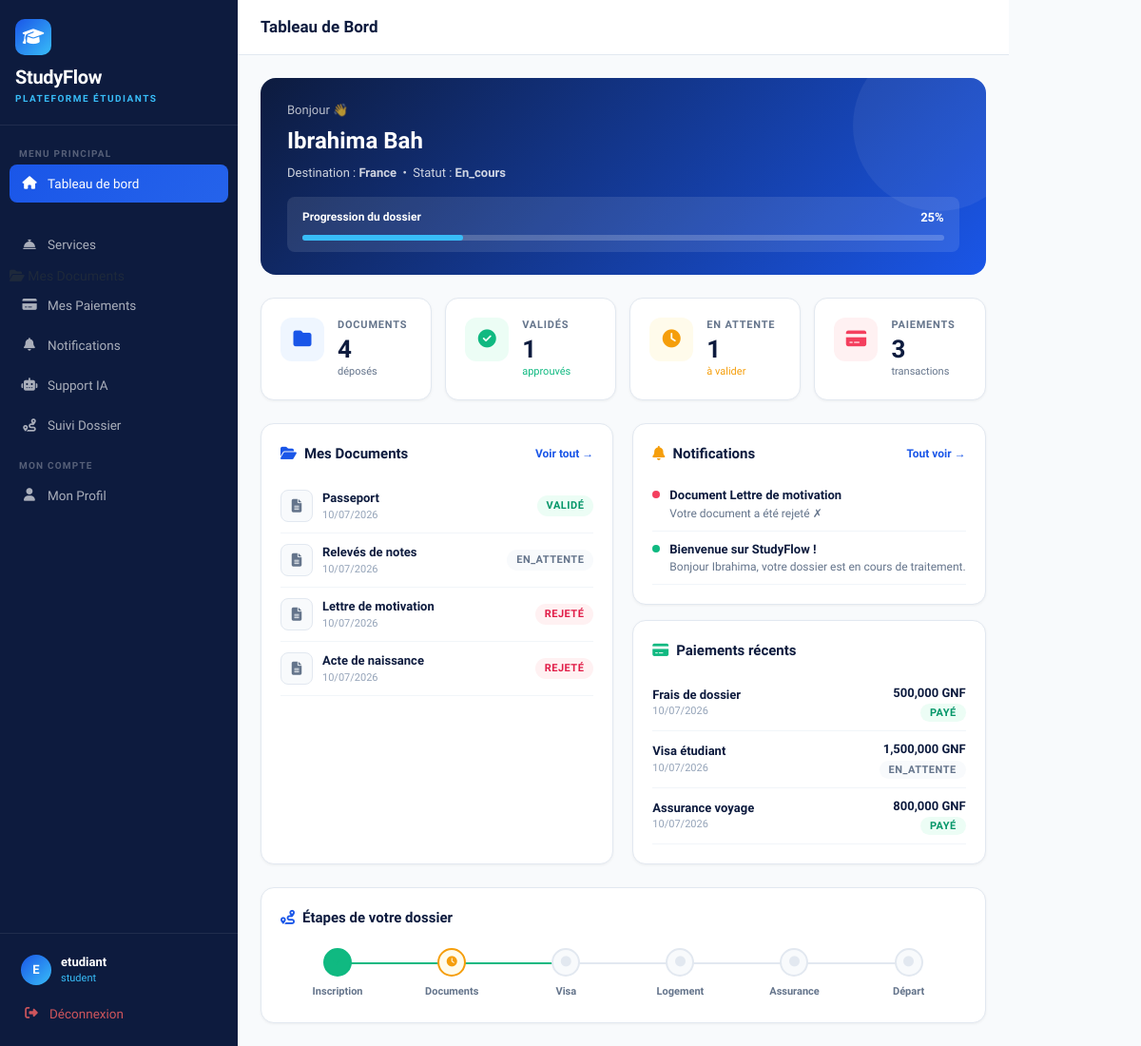
The app's page /auth/dashboard (signed in) with its own data.
### models/user.py (models this page shows, shortened)
class User(UserMixin, db.Model):
    __tablename__ = 'users'
    id = db.Column(db.Integer, primary_key=True)
    email = db.Column(db.String(120), unique=True, nullable=False)
    password_hash = db.Column(db.String(256))
    role = db.Column(db.String(20), default='student')
    is_active = db.Column(db.Boolean, default=True)
    reset_token = db.Column(db.String(100), nullable=True)
    reset_token_expiry = db.Column(db.DateTime, nullable=True)
    created_at = db.Column(db.DateTime, default=datetime.utcnow)
    student_profile = db.relationship('StudentProfile', backref='user', uselist=False, foreign_keys='StudentProfile.user_id')

class StudentProfile(db.Model):
    __tablename__ = 'student_profiles'
    id = db.Column(db.Integer, primary_key=True)
    user_id = db.Column(db.Integer, db.ForeignKey('users.id'), nullable=False)
    assigned_agent_id = db.Column(db.Integer, db.ForeignKey('users.id'), nullable=True)
    first_name = db.Column(db.String(80))
    last_name = db.Column(db.String(80))
    phone = db.Column(db.String(20))
    nationality = db.Column(db.String(50))
    passport_number = db.Column(db.String(30))
    destination_country = db.Column(db.String(50))
    program = db.Column(db.String(200))
    program_level = db.Column(db.String(20), default='Licence')  # Licence, Master
    university = db.Column(db.String(200))
    status = db.Column(db.String(30), default='nouveau')
    created_at = db.Column(db.DateTime, default=datetime.utcnow)
    documents = db.relationship('Document', backref='student', lazy=True)
    assigned_agent = db.relationship('User', foreign_keys=[assigned_agent_id])
    payments = db.relationship('Payment', backref='student', lazy=True)
    @property
    def full_name(self):
        return f"{self.first_name or ''} {self.last_name or ''}".strip()

class Document(db.Model):
    __tablename__ = 'documents'
    id = db.Column(db.Integer, primary_key=True)
    student_id = db.Column(db.Integer, db.ForeignKey('student_profiles.id'), nullable=False)
    name = db.Column(db.String(200))
    doc_type = db.Column(db.String(50))
    file_url = db.Column(db.String(300))
    file_name = db.Column(db.String(200))
    file_size = db.Column(db.Integer)
    status = db.Column(db.String(20), default='en_attente')
    rejection_reason = db.Column(db.Text)
    uploaded_at = db.Column(db.DateTime, default=datetime.utcnow)

class Notification(db.Model):
    __tablename__ = 'notifications'
    id = db.Column(db.Integer, primary_key=True)
    user_id = db.Column(db.Integer, db.ForeignKey('users.id'), nullable=False)
    title = db.Column(db.String(200))
    content = db.Column(db.Text)
    type = db.Column(db.String(30))
    is_read = db.Column(db.Boolean, default=False)
    created_at = db.Column(db.DateTime, default=datetime.utcnow)

class Payment(db.Model):
    __tablename__ = 'payments'
    id = db.Column(db.Integer, primary_key=True)
    student_id = db.Column(db.Integer, db.ForeignKey('student_profiles.id'), nullable=False)
    amount = db.Column(db.Float)
    currency = db.Column(db.String(10), default='GNF')
    service = db.Column(db.String(100))
    status = db.Column(db.String(20), default='en_attente')
    payment_method = db.Column(db.String(50))
    created_at = db.Column(db.DateTime, default=datetime.utcnow)

### routes/auth.py (the view)
@auth_bp.route('/dashboard')
@login_required
def dashboard():
    if current_user.role == 'admin':
        return redirect(url_for('admin.dashboard'))
    profile = get_profile()
    notifs = Notification.query.filter_by(
        user_id=current_user.id
    ).order_by(Notification.created_at.desc()).limit(5).all()
    return render_template('auth/dashboard.html', profile=profile, notifs=notifs)

### templates/auth/dashboard.html (shortened to what this page needs)
{% extends "base.html" %}
{% block sidebar_nav %}
<div class="nav-label">Menu Principal</div>
<a href="{{ url_for('auth.dashboard') }}" class="sidebar-link active">
  <i class="fas fa-home"></i> Tableau de bord
</a>
<a href="{{ url_for('auth.documents') }}" class="sidebar-link">
<a href="{{ url_for('auth.services') }}" class="sidebar-link"><i class="fas fa-concierge-bell"></i> Services</a>
  <i class="fas fa-folder-open"></i> Mes Documents
</a>
<a href="{{ url_for('auth.payments') }}" class="sidebar-link">
  <i class="fas fa-credit-card"></i> Mes Paiements
</a>
<a href="{{ url_for('auth.notifications') }}" class="sidebar-link">
  <i class="fas fa-bell"></i> Notifications
</a>
<a href="{{ url_for('auth.chat') }}" class="sidebar-link">
  <i class="fas fa-robot"></i> Support IA
</a>
<a href="{{ url_for('auth.suivi') }}" class="sidebar-link">
  <i class="fas fa-route"></i> Suivi Dossier
</a>
<div class="nav-label">Mon Compte</div>
<a href="{{ url_for('auth.profile') }}" class="sidebar-link">
  <i class="fas fa-user"></i> Mon Profil
</a>
{% endblock %}
{% block page_title %}Tableau de Bord{% endblock %}
{% block content %}
<div style="background:linear-gradient(135deg,#0D1B3E,#1A56E8);border-radius:16px;padding:24px 28px;color:#fff;margin-bottom:24px;position:relative;overflow:hidden;">
  <div style="position:absolute;top:-40px;right:-40px;width:180px;height:180px;border-radius:50%;background:rgba(255,255,255,.06);"></div>
  <div style="position:relative;z-index:1;">
    <div style="font-size:13px;opacity:.7;margin-bottom:4px;">Bonjour 👋</div>
    <div style="font-size:24px;font-weight:800;margin-bottom:6px;">
      {% if profile %}{{ profile.full_name }}{% else %}Étudiant{% endif %}
    </div>
    <div style="font-size:13px;opacity:.8;margin-bottom:16px;">
      {% if profile %}
        Destination : <b>{{ profile.destination_country or 'Non définie' }}</b> &nbsp;•&nbsp;
        Statut : <b>{{ profile.status | capitalize }}</b>
      {% endif %}
    </div>
    <div style="background:rgba(255,255,255,.1);border-radius:8px;padding:12px 16px;">
      <div style="display:flex;justify-content:space-between;margin-bottom:8px;">
        <span style="font-size:12px;font-weight:600;">Progression du dossier</span>
        <span style="font-size:13px;font-weight:800;">
          {% if profile %}
            {% set total = profile.documents | length %}
            {% set valides = profile.documents | selectattr('status','eq','validé') | list | length %}
            {% if total > 0 %}{{ ((valides / total) * 100) | int }}%{% else %}0%{% endif %}
          {% else %}0%{% endif %}
        </span>
      </div>
      <div style="height:6px;background:rgba(255,255,255,.2);border-radius:999px;">
        {% if profile %}
          {% set total = profile.documents | length %}
          {% set valides = profile.documents | selectattr('status','eq','validé') | list | length %}
          {% set pct = ((valides / total) * 100) | int if total > 0 else 0 %}
        {% else %}{% set pct = 0 %}{% endif %}
        <div style="width:{{ pct }}%;height:100%;background:#38BDF8;border-radius:999px;transition:width .5s;"></div>
      </div>
    </div>
  </div>
</div>
<div style="display:grid;grid-template-columns:repeat(auto-fit,minmax(150px,1fr));gap:14px;margin-bottom:24px;">
  <div class="stat-card">
    <div class="stat-icon" style="background:#EFF6FF;">
      <i class="fas fa-folder" style="color:#1A56E8;"></i>
    </div>
    <div>
      <div class="stat-label">Documents</div>
      <div class="stat-value">{{ profile.documents | length if profile else 0 }}</div>
      <div style="font-size:11px;color:#64748B;margin-top:3px;">déposés</div>
    </div>
  </div>
  <div class="stat-card">
    <div class="stat-icon" style="background:#ECFDF5;">
      <i class="fas fa-check-circle" style="color:#10B981;"></i>
    </div>
    <div>
      <div class="stat-label">Validés</div>
      <div class="stat-value">
        {{ profile.documents | selectattr('status','eq','validé') | list | length if profile else 0 }}
      </div>
      <div style="font-size:11px;color:#10B981;margin-top:3px;">approuvés</div>
    </div>
  </div>
  <div class="stat-card">
    <div class="stat-icon" style="background:#FFFBEB;">
      <i class="fas fa-clock" style="color:#F59E0B;"></i>
    </div>
    <div>
      <div class="stat-label">En attente</div>
      <div class="stat-value">
        {{ profile.documents | selectattr('status','eq','en_attente') | list | length if profile else 0 }}
      </div>
      <div style="font-size:11px;color:#F59E0B;margin-top:3px;">à valider</div>
    </div>
  </div>
  <div class="stat-card">
    <div class="stat-icon" style="background:#FFF1F2;">
      <i class="fas fa-credit-card" style="color:#F43F5E;"></i>
    </div>
    <div>
      <div class="stat-label">Paiements</div>
      <div class="stat-value">{{ profile.payments | length if profile else 0 }}</div>
      <div style="font-size:11px;color:#64748B;margin-top:3px;">transactions</div>
    </div>
  </div>
</div>
<div style="display:grid;grid-template-columns:1fr 1fr;gap:20px;margin-bottom:24px;">
  <div class="sf-card">
    <div style="display:flex;justify-content:space-between;align-items:center;margin-bottom:16px;">
      <div style="font-size:15px;font-weight:700;color:#0D1B3E;">
        <i class="fas fa-folder-open" style="color:#1A56E8;margin-right:8px;"></i>Mes Documents
      </div>
      <a href="{{ url_for('auth.documents') }}" style="font-size:12px;color:#1A56E8;font-weight:600;text-decoration:none;">Voir tout →</a>
    </div>
    {% if profile and profile.documents %}
      {% for doc in profile.documents[:4] %}
      <div style="display:flex;align-items:center;justify-content:space-between;padding:10px 0;border-bottom:1px solid #F1F5F9;">
        <div style="display:flex;align-items:center;gap:10px;">
          <div style="width:34px;height:34px;border-radius:8px;background:#F8FAFC;border:1px solid #E2E8F0;display:flex;align-items:center;justify-content:center;color:#64748B;">
            <i class="fas fa-file-alt"></i>
          </div>
          <div>
            <div style="font-size:13px;font-weight:600;color:#0D1B3E;">{{ doc.name }}</div>
            <div style="font-size:11px;color:#94A3B8;">{{ doc.uploaded_at.strftime('%d/%m/%Y') }}</div>
          </div>
        </div>
        <span class="badge-status {% if doc.status == 'validé' %}bs-valide{% elif doc.status == 'rejeté' %}bs-rejete{% else %}bs-attente{% endif %}">
          {{ doc.status }}
        </span>
      </div>
      {% endfor %}
    {% else %}
      <div style="text-align:center;padding:24px;color:#94A3B8;">
        <i class="fas fa-folder-open" style="font-size:32px;margin-bottom:8px;display:block;"></i>
        Aucun document déposé
        <br><a href="{{ url_for('auth.documents') }}" style="color:#1A56E8;font-weight:600;font-size:13px;">Déposer maintenant →</a>
      </div>
    {% endif %}
  </div>
  <div style="display:flex;flex-direction:column;gap:16px;">
    <div class="sf-card">
      <div style="display:flex;justify-content:space-between;align-items:center;margin-bottom:14px;">
        <div style="font-size:15px;font-weight:700;color:#0D1B3E;">
          <i class="fas fa-bell" style="color:#F59E0B;margin-right:8px;"></i>Notifications
        </div>
        <a href="{{ url_for('auth.notifications') }}" style="font-size:12px;color:#1A56E8;font-weight:600;text-decoration:none;">Tout voir →</a>
      </div>
      {% if notifs %}
        {% for n in notifs %}
        <div style="display:flex;gap:10px;padding:9px 0;border-bottom:1px solid #F1F5F9;">
          <div style="width:8px;height:8px;border-radius:50%;margin-top:5px;flex-shrink:0;
            {% if n.type == 'success' %}background:#10B981;{% elif n.type == 'danger' %}background:#F43F5E;{% else %}background:#1A56E8;{% endif %}"></div>
          <div>
            <div style="font-size:13px;font-weight:600;color:#0D1B3E;">{{ n.title }}</div>
            <div style="font-size:12px;color:#64748B;">{{ n.content[:60] }}{% if n.content|length > 60 %}...{% endif %}</div>
          </div>
        </div>
        {% endfor %}
      {% else %}
        <div style="text-align:center;padding:16px;color:#94A3B8;font-size:13px;">Aucune notification</div>
      {% endif %}
    </div>
    <div class="sf-card">
      <div style="font-size:15px;font-weight:700;color:#0D1B3E;margin-bottom:14px;">
        <i class="fas fa-credit-card" style="color:#10B981;margin-right:8px;"></i>Paiements récents
      </div>
      {% if profile and profile.payments %}
        {% for p in profile.payments[:3] %}
        <div style="display:flex;justify-content:space-between;align-items:center;padding:9px 0;border-bottom:1px solid #F1F5F9;">
          <div>
            <div style="font-size:13px;font-weight:600;color:#0D1B3E;">{{ p.service }}</div>
            <div style="font-size:11px;color:#94A3B8;">{{ p.created_at.strftime('%d/%m/%Y') }}</div>
          </div>
          <div style="text-align:right;">
            <div style="font-size:13px;font-weight:700;color:#0D1B3E;">{{ "{:,.0f}".format(p.amount) }} {{ p.currency }}</div>
            <span class="badge-status {% if p.status == 'payé' %}bs-valide{% else %}bs-attente{% endif %}">{{ p.status }}</span>
          </div>
        </div>
        {% endfor %}
      {% else %}
        <div style="text-align:center;padding:16px;color:#94A3B8;font-size:13px;">Aucun paiement</div>
      {% endif %}
    </div>
  </div>
</div>
<div class="sf-card">
  <div style="font-size:15px;font-weight:700;color:#0D1B3E;margin-bottom:20px;">
    <i class="fas fa-route" style="color:#1A56E8;margin-right:8px;"></i>Étapes de votre dossier
  </div>
  <div style="display:flex;overflow-x:auto;padding-bottom:4px;">
    {% set etapes = [('Inscription','check','#10B981',True),('Documents','clock','#F59E0B',True),('Visa','circle','#E2E8F0',False),('Logement','circle','#E2E8F0',False),('Assurance','circle','#E2E8F0',False),('Départ','circle','#E2E8F0',False)] %}
    {% for nom, icon, color, done in etapes %}
    <div style="flex:1;text-align:center;position:relative;min-width:80px;">
      {% if not loop.last %}
      <div style="position:absolute;top:15px;left:55%;right:-45%;height:2px;background:{% if done %}#10B981{% else %}#E2E8F0{% endif %};z-index:0;"></div>
      {% endif %}
      <div style="width:30px;height:30px;border-radius:50%;background:{% if icon == 'check' %}#10B981{% elif icon == 'clock' %}#FFFBEB{% else %}#F8FAFC{% endif %};border:2px solid {{ color }};display:flex;align-items:center;justify-content:center;margin:0 auto 8px;position:relative;z-index:1;">
        <i class="fas fa-{{ icon }}" style="font-size:11px;color:{{ color }};"></i>
      </div>
      <div style="font-size:11px;font-weight:600;color:#64748B;">{{ nom }}</div>
    </div>
    {% endfor %}
  </div>
</div>
{% endblock %}

### templates/base.html (shortened to what this page needs)
<!DOCTYPE html>
<html lang="fr">
<head>
  <link href="https://cdn.jsdelivr.net/npm/bootstrap@5.3.2/dist/css/bootstrap.min.css" rel="stylesheet">
  <link href="https://cdnjs.cloudflare.com/ajax/libs/font-awesome/6.5.0/css/all.min.css" rel="stylesheet">
</head>
<body>
{% block body %}
<div style="display:flex">
  <nav class="sidebar">
    <div class="sidebar-logo">
      <div class="logo-icon"><i class="fas fa-graduation-cap"></i></div>
      <div class="brand-name">StudyFlow</div>
      <div class="brand-sub">Plateforme Étudiants</div>
    </div>
    <div class="sidebar-nav">
      {% block sidebar_nav %}{% endblock %}
    </div>
    <div class="sidebar-footer">
      <div class="sidebar-user">
        <div class="s-avatar">{{ current_user.email[0].upper() }}</div>
        <div>
          <div class="s-name">{{ current_user.email.split('@')[0] }}</div>
          <div class="s-role">{{ current_user.role }}</div>
        </div>
      </div>
      <a href="{{ url_for('auth.logout') }}" class="sidebar-link" style="color:rgba(255,100,100,.8)">
        <i class="fas fa-sign-out-alt"></i> Déconnexion
      </a>
    </div>
  </nav>
  <div class="main-wrap">
    <header class="topbar">
      <div class="topbar-title">{% block page_title %}{% endblock %}</div>
    </header>
    <main class="page-content">
      {% block content %}{% endblock %}
    </main>
  </div>
</div>
{% endblock %}
</body>
</html>

### records on screen
User: email "E", email "etudiant", role "student"
StudentProfile: full_name "Ibrahima Bah", destination_country "France", status "En_cours"
Document: name "Passeport", uploaded_at "10/07/2026", status "VALIDÉ"
Document: name "Relevés de notes", uploaded_at "10/07/2026", status "EN_ATTENTE"
Document: name "Lettre de motivation", uploaded_at "10/07/2026", status "REJETÉ"
Document: name "Acte de naissance", uploaded_at "10/07/2026", status "REJETÉ"
Notification: title "Document Lettre de motivation", content "Votre document a été rejeté ✗"
Notification: title "Bienvenue sur StudyFlow !", content "Bonjour Ibrahima, votre dossier est en cours de traitement."
Payment: service "Frais de dossier", created_at "10/07/2026", amount "500,000", currency "GNF", status "PAYÉ"
Payment: service "Visa étudiant", created_at "10/07/2026", amount "1,500,000", currency "GNF", status "EN_ATTENTE"
Payment: service "Assurance voyage", created_at "10/07/2026", amount "800,000", currency "GNF", status "PAYÉ"

### other values on screen
{{ ((valides / total) * 100) | int }} "25"
{{ profile.documents | length if profile else 0 }} "4"
{{ profile.payments | length if profile else 0 }} "3"
{{ nom }} "Inscription" "Documents" "Visa" "Logement" "Assurance" "Départ"
